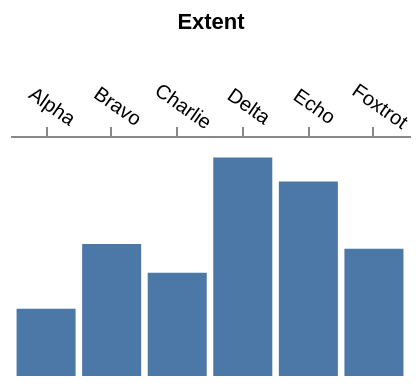

Here is the Vega-Lite specification saved for this chart:
### Vega specification from a JSON file in a GitHub repository (floating-point values rounded to 4 significant figures)
{"width": 200, "height": 120, "padding": 5, "data": [{"name": "t", "values": [{"a": "Alpha", "b": 28, "c": "x", "d": 1}, {"a": "Bravo", "b": 55, "c": "y", "d": 2}, {"a": "Charlie", "b": 43, "c": "x", "d": 3}, {"a": "Delta", "b": 91, "c": "z", "d": 4}, {"a": "Echo", "b": 81, "c": "y", "d": 5}, {"a": "Foxtrot", "b": 53, "c": "z", "d": 6}]}], "scales": [{"name": "x", "type": "band", "domain": {"data": "t", "field": "a"}, "range": "width", "padding": 0.1}, {"name": "y", "type": "linear", "domain": {"data": "t", "field": "b"}, "range": "height", "nice": true}, {"name": "color", "type": "ordinal", "domain": {"data": "t", "field": "c"}, "range": {"scheme": "category10"}}, {"name": "ramp", "type": "linear", "domain": {"data": "t", "field": "d"}, "range": {"scheme": "blues"}}, {"name": "size", "type": "linear", "domain": {"data": "t", "field": "b"}, "range": [10, 200]}, {"name": "shape", "type": "ordinal", "domain": {"data": "t", "field": "c"}, "range": "symbol"}, {"name": "quant", "type": "quantize", "domain": [0, 100], "range": {"scheme": "greens", "count": 4}}], "marks": [{"type": "rect", "from": {"data": "t"}, "encode": {"enter": {"x": {"scale": "x", "field": "a"}, "width": {"scale": "x", "band": 1}, "y": {"scale": "y", "field": "b"}, "y2": {"scale": "y", "value": 0}}}}], "axes": [{"orient": "top", "scale": "x", "title": "Extent", "minExtent": 40, "maxExtent": 20, "titlePadding": 12, "labelAngle": 35, "labelPadding": 6}]}
